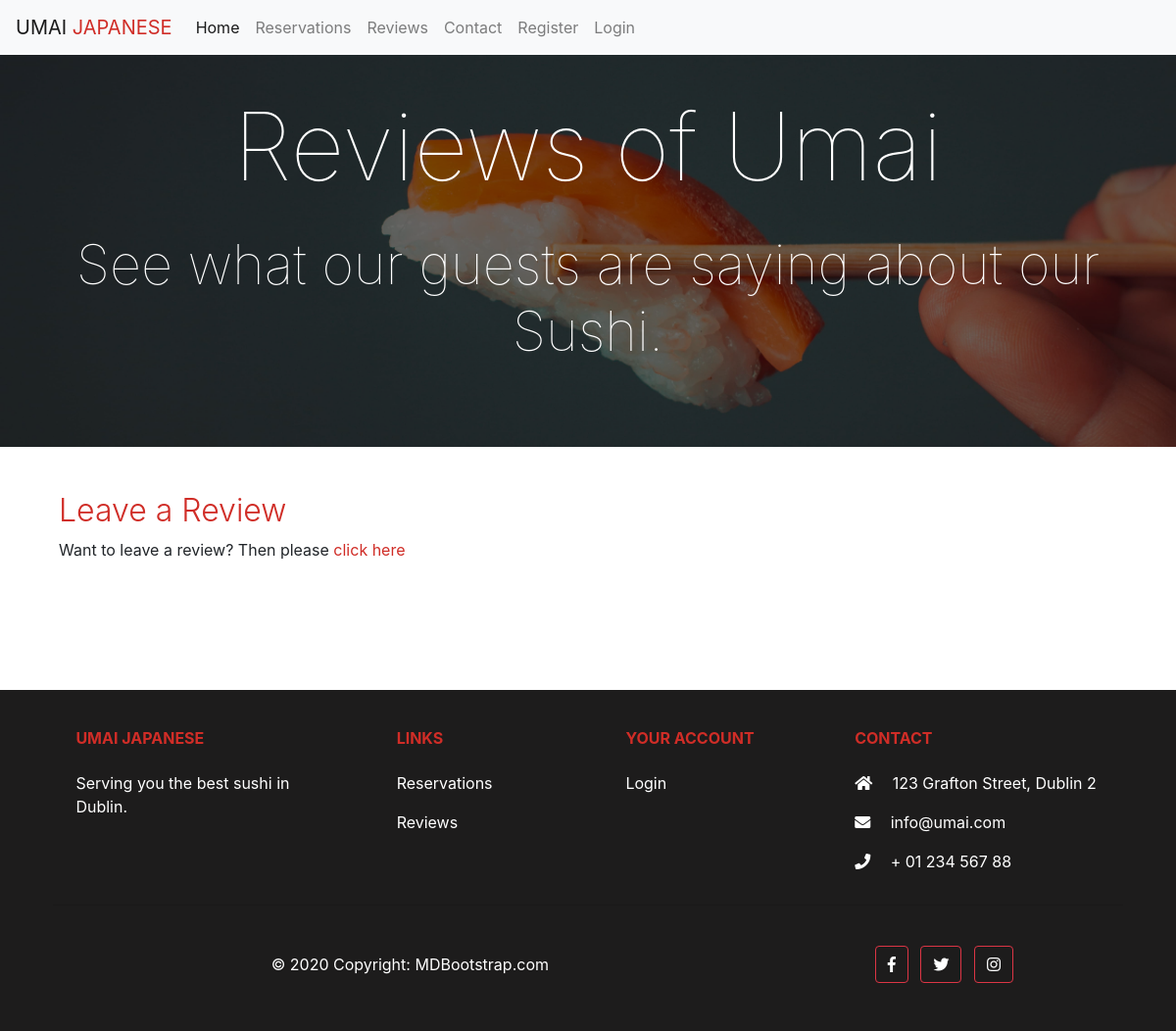
The page /review on the database as committed earlier.
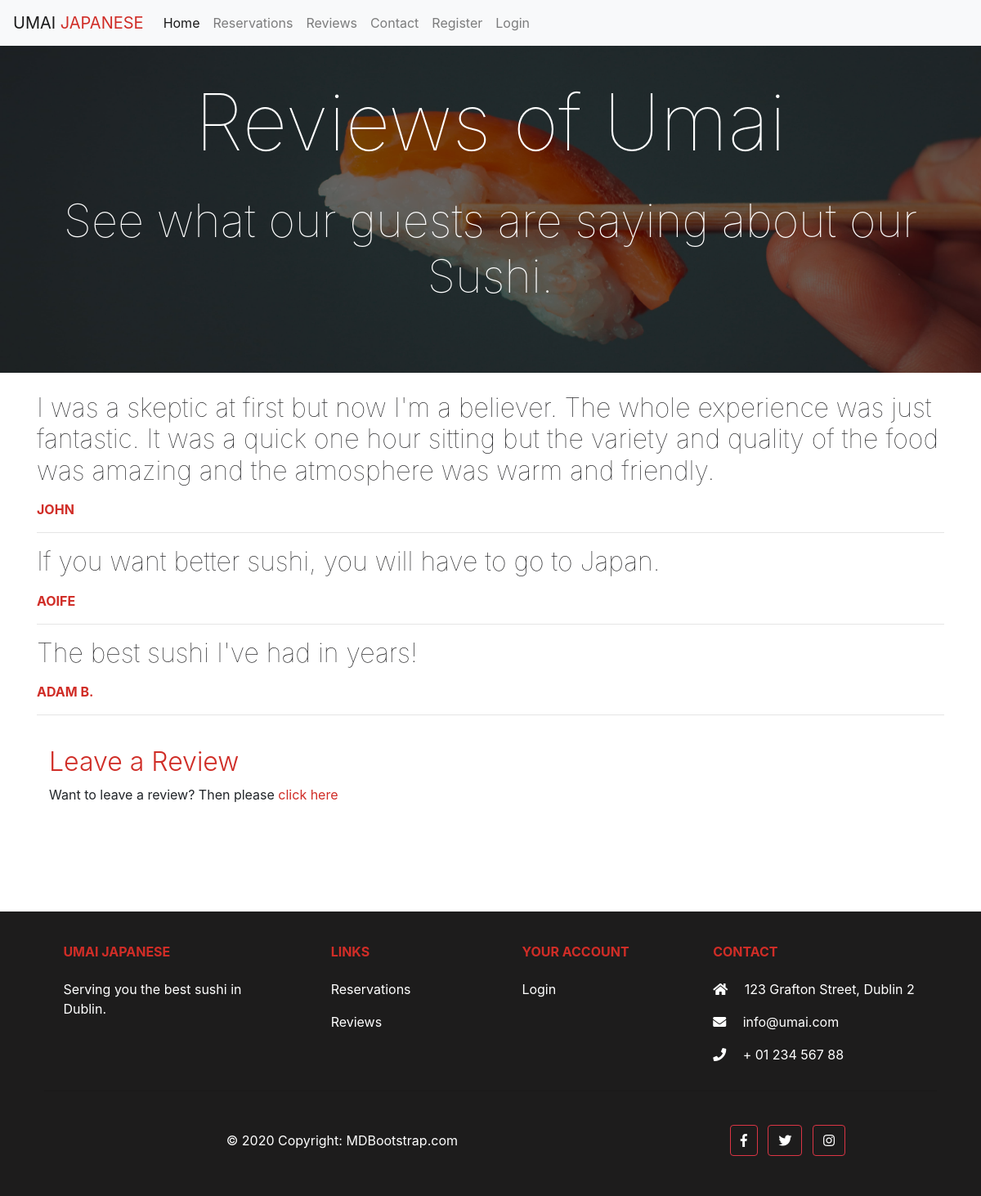
The same page on the database as committed later.
### restaurant/models.py (models this page shows, shortened)
class Review(models.Model):
    name = models.CharField(max_length=50)
    body = models.TextField()
    created_on = models.DateTimeField(auto_now_add=True)
    approved = models.BooleanField(default=False)
    created_by = models.ForeignKey(User, on_delete=models.CASCADE, null=True)
    class Meta:
        ordering = ['created_on']

### restaurant/views.py (the view)
# urls.py: path('review', views.see_reviews, name='review'),
def see_reviews(request):
    reviews = Review.objects.filter(approved=True).order_by("-created_on")
    context = {
        'reviews': reviews
        }
    return render(request, 'review.html', context)

### templates/review.html (shortened to what this page needs)
{% extends 'base.html' %}
{% block content %}
{% load crispy_forms_tags %}
<div class="container-fluid hero-image-reviews">
    <div class="opaque-overlay">&nbsp;</div>
        <div class="row">
            <div class="col-12">
                <section class="jumbotron text-center">
                    <h1 class="display-1 text-white">Reviews of Umai</h1>
                        <p class="display-4 text-white">See what our guests are saying about our Sushi.</p>
                </section>
            </div>
        </div>
    </div>
<div class="container container-padding">
    {% for review in reviews %}
        <div class="comments">
            <h2 class="display-5">
            {{ review.body | linebreaks }}
            </h2>
                <p class="font-weight-bold red-brand text-uppercase">
                {{ review.name }}
                </p>
            <hr>
        </div>
    {% endfor %}
<div class="container container-padding">
    <h2>Leave a Review</h2>
    <p>Want to leave a review? Then please <a class="link" href="{% url 'submit_review' %}">click here</a>
    </div>
</div>
{%endblock%}

Rows that differ between the two databases and show on the page:
added Review: body "I was a skeptic at first but now I'm a believer. The whole experience was just fantastic. It was a quick one hour sitting but the variety and quality of the food was amazing and the atmosphere was warm and friendly.", name "JOHN"
added Review: body "If you want better sushi, you will have to go to Japan.", name "AOIFE"
added Review: body "The best sushi I've had in years!", name "ADAM B."
